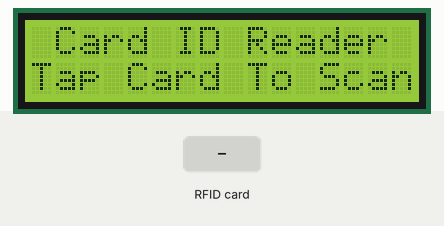
Bench run of a sketch on a simulated Arduino Uno, built with avr-gcc and run on an emulated ATmega328P. Parts: 16×2 character LCD. Inputs (shaded band) come from the test bench. What the sketch prints to the serial monitor is not drawn.

Above: at 1.3 s.
1.4 s: RFID card 5E 7A 19 C4 held to the reader
At 2.0 s:
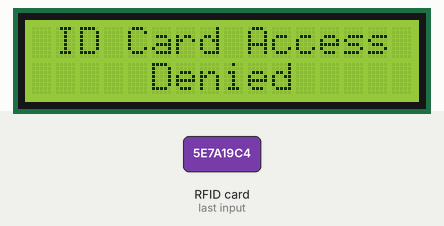
At 4.5 s:
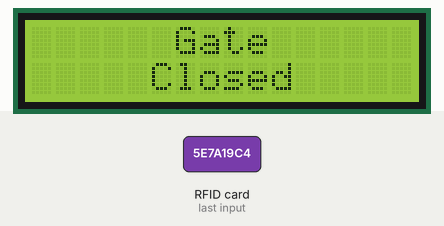
Timing chart, 0 to 6.0 s (numbered marks = the images above; inputs shaded):
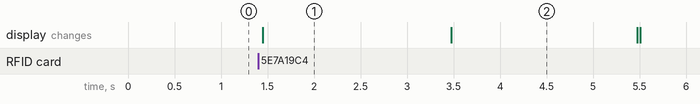

The sketch:

card_reader.ino
```cpp
   #include <SPI.h> //library serial parallel interface
#include <Wire.h> //library untuk wire i2c
#include <RFID.h> //library RFID
#include <LiquidCrystal_I2C.h> //library LCD+I2C
LiquidCrystal_I2C lcd(0x27, 16, 2); // Initialize LCD Display at address 0x27 / 0X3F
int data1 = 51;
int data5 = 90;
#define sda 10 //Pin Serialdata (SDA)
#define rst 9 //pin Reset

RFID rfid(sda, rst);

void setup() {
  Serial.begin(9600); //baud komunikasi serial monitor
  lcd.init();
  lcd.setBacklight(255); //menghidupkan lampu latar LCD
  SPI.begin(); //Prosedur antarmuka SPI
  rfid.init(); //Memulai inialisasi module RFID

  lcd.setCursor (0, 0);
  lcd.clear();
}

void loop() {
  if(data1 == 0 && data5 == 0){
  lcd.setCursor (0, 0);
  lcd.print(" Please Register  ");
  lcd.setCursor (0, 1);
  lcd.print("     New ID  ");
  }
  else{
  lcd.setCursor (0, 0);
  lcd.print(" Card ID Reader ");
  lcd.setCursor (0, 1);
  lcd.print("Tap Card To Scan ");
  }
  function1();
  Serial.println(data1);
  Serial.println(data5);

}

void function1(){
if (rfid.isCard()) {
    if (rfid.readCardSerial()) {
      lcd.clear();
      Serial.print(rfid.serNum[0]); //serial no.1
      Serial.print(rfid.serNum[1]); //serial no.2
      Serial.print(rfid.serNum[2]); //serial no.3
      Serial.print(rfid.serNum[3]); //serial no.4
      Serial.print(rfid.serNum[4]); //serial no.5


  if(rfid.serNum[0] == 51 && rfid.serNum[4] == 90){
  lcd.setCursor (0, 0);
  lcd.print("  Registered ID   ");
  lcd.setCursor (0, 1);
  lcd.print("      Reset       ");
  data1 = 0;
  data5 = 0;
  delay(2000);
  lcd.clear();
 }

  else if(data1 == 0 && data5 == 0){
  lcd.setCursor (0, 0);
  lcd.print("     New ID   ");
  lcd.setCursor (0, 1);
  lcd.print("   Registered  ");
  data1 = rfid.serNum[0];
  data5 = rfid.serNum[4];
  delay(3000);
  lcd.clear();
  }
 else if(data1 == rfid.serNum[0] && data5 == rfid.serNum[4]){
  lcd.setCursor (0, 0);
  lcd.print(" ID Card Access     ");
  lcd.setCursor (0, 1);
  lcd.print("    Granteed    ");
  delay(2000);
  lcd.clear();
  lcd.setCursor (0, 0);
  lcd.print("      Gate ");
  lcd.setCursor (0, 1);
  lcd.print("     Opened ");
  delay(5000);
  lcd.setCursor (0, 0);
  lcd.print("      Gate ");
  lcd.setCursor (0, 1);
  lcd.print("     Closed ");
  delay(2000);
  lcd.clear();
 }
 else{
  lcd.setCursor (0, 0);
  lcd.print(" ID Card Access     ");
  lcd.setCursor (0, 1);
  lcd.print("     Denied    ");
  delay(2000);
  lcd.clear();
  lcd.setCursor (0, 0);
  lcd.print("      Gate ");
  lcd.setCursor (0, 1);
  lcd.print("     Closed ");
  delay(2000);
  lcd.clear();
 }
    }
  }
}
```

Measured:
- after the input at 1.4 s, the display: changes after 0.05 s (image 1)
- what the display in image 1 shows lasts 2.1 s, from 1.4 s to 3.5 s
